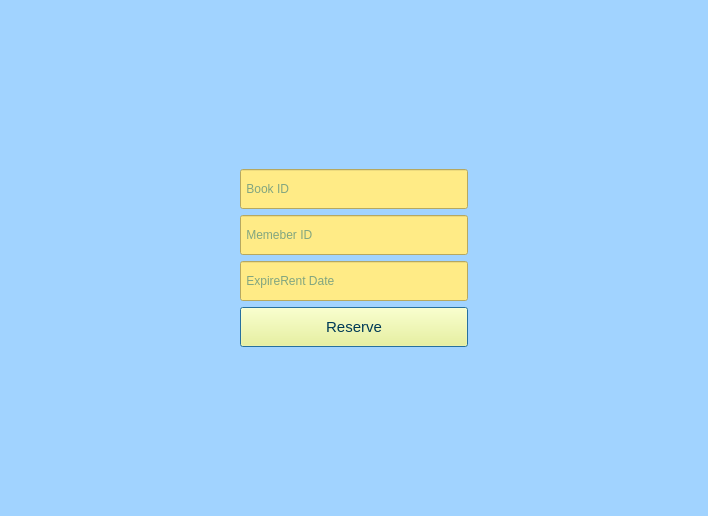
<?xml version="1.0" encoding="UTF-8"?>
<ui version="4.0">
 <class>Window_ReserveBook</class>
 <widget class="QDialog" name="Window_ReserveBook">
  <property name="geometry">
   <rect>
    <x>0</x>
    <y>0</y>
    <width>708</width>
    <height>516</height>
   </rect>
  </property>
  <property name="windowTitle">
   <string>Reserve Book</string>
  </property>
  <property name="styleSheet">
   <string notr="true">background-color: rgb(161, 211, 255);</string>
  </property>
  <layout class="QVBoxLayout" name="verticalLayout">
   <item>
    <layout class="QGridLayout" name="gridLayout">
     <item row="7" column="1">
      <widget class="QLabel" name="label_2">
       <property name="text">
        <string/>
       </property>
      </widget>
     </item>
     <item row="0" column="1">
      <widget class="QLabel" name="label">
       <property name="text">
        <string/>
       </property>
       <property name="pixmap">
        <pixmap resource="image.qrc">:/img/img/rent.png</pixmap>
       </property>
      </widget>
     </item>
     <item row="5" column="1">
      <widget class="QLineEdit" name="lineEdit_ExpireRentDate">
       <property name="maximumSize">
        <size>
         <width>230</width>
         <height>40</height>
        </size>
       </property>
       <property name="styleSheet">
        <string notr="true">background-color: rgb(255, 235, 134);
color: rgb(3, 95, 121);</string>
       </property>
       <property name="placeholderText">
        <string> ExpireRent Date</string>
       </property>
      </widget>
     </item>
     <item row="2" column="0">
      <spacer name="horizontalSpacer">
       <property name="orientation">
        <enum>Qt::Horizontal</enum>
       </property>
       <property name="sizeHint" stdset="0">
        <size>
         <width>40</width>
         <height>20</height>
        </size>
       </property>
      </spacer>
     </item>
     <item row="2" column="1">
      <widget class="QLineEdit" name="lineEdit_MemberId">
       <property name="maximumSize">
        <size>
         <width>230</width>
         <height>40</height>
        </size>
       </property>
       <property name="styleSheet">
        <string notr="true">background-color: rgb(255, 235, 134);
color: rgb(3, 95, 121);</string>
       </property>
       <property name="placeholderText">
        <string> Memeber ID     </string>
       </property>
      </widget>
     </item>
     <item row="6" column="1">
      <widget class="QPushButton" name="pushButton_Reserve">
       <property name="maximumSize">
        <size>
         <width>230</width>
         <height>40</height>
        </size>
       </property>
       <property name="font">
        <font>
         <family>Microsoft Sans Serif</family>
         <pointsize>11</pointsize>
        </font>
       </property>
       <property name="styleSheet">
        <string notr="true">background-color: rgba(255, 255, 127,0);
color: rgb(0, 58, 86);</string>
       </property>
       <property name="text">
        <string>Reserve</string>
       </property>
       <property name="icon">
        <iconset resource="image.qrc">
         <normaloff>:/img/img/res2.png</normaloff>:/img/img/res2.png</iconset>
       </property>
       <property name="iconSize">
        <size>
         <width>40</width>
         <height>40</height>
        </size>
       </property>
      </widget>
     </item>
     <item row="2" column="2">
      <spacer name="horizontalSpacer_2">
       <property name="orientation">
        <enum>Qt::Horizontal</enum>
       </property>
       <property name="sizeHint" stdset="0">
        <size>
         <width>40</width>
         <height>20</height>
        </size>
       </property>
      </spacer>
     </item>
     <item row="1" column="1">
      <widget class="QLineEdit" name="lineEdit_BookId">
       <property name="maximumSize">
        <size>
         <width>230</width>
         <height>40</height>
        </size>
       </property>
       <property name="styleSheet">
        <string notr="true">background-color: rgb(255, 235, 134);
color: rgb(3, 95, 121);
</string>
       </property>
       <property name="placeholderText">
        <string> Book ID            </string>
       </property>
      </widget>
     </item>
    </layout>
   </item>
  </layout>
 </widget>
 <resources>
  <include location="image.qrc"/>
 </resources>
 <connections/>
</ui>
